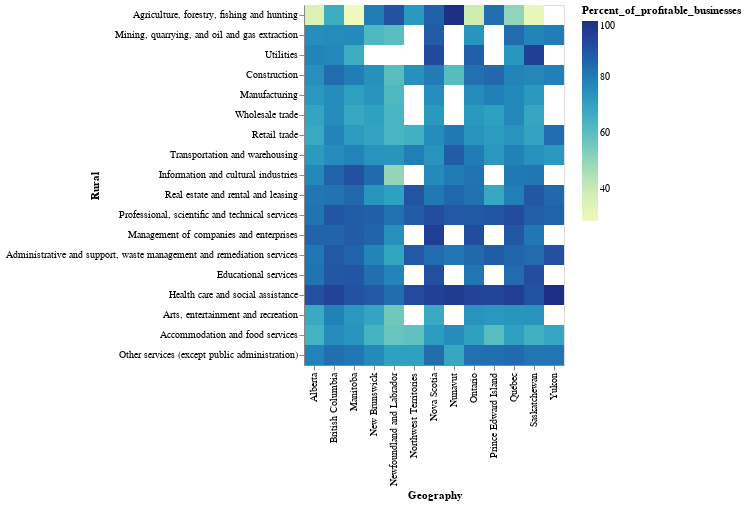

This figure's notebook cell:
### Code cell
top_ind_sb_profpct_Geo_rural= (alt.Chart(
    sb_2019_revenue_tab7_ind_Geo[sb_2019_revenue_tab7_ind_Geo['Location_indicator_-_code']==1])
.mark_rect().encode(
 x='Geography:O',
 y=alt.Y('North_American_Industry_Classification_System_NAICS', title='Rural', sort='-x'),
 color='Percent_of_profitable_businesses:Q',size='Percent_of_profitable_businesses'
)
)

top_ind_sb_profpct_Geo_urban= (alt.Chart(
    sb_2019_revenue_tab7_ind_Geo[sb_2019_revenue_tab7_ind_Geo['Location_indicator_-_code']==2])
.mark_rect().encode(
 x='Geography:O',
 y=alt.Y('North_American_Industry_Classification_System_NAICS', title='Urban', sort='-x'),
 color='Percent_of_profitable_businesses:Q', size='Percent_of_profitable_businesses'
)
)

top_ind_sb_profpct_Geo_rural.configure_axis(labelLimit=1000)

### Figure 1 — Vega-Lite specification as saved in the notebook (floating-point values rounded to 4 significant figures; data arrays with more than 128 entries replaced by an {"elided": "..."} marker saying what was removed)
{"config": {"view": {"continuousWidth": 400, "continuousHeight": 300}, "axis": {"labelLimit": 1000}}, "data": {"name": "data-8f8c60141b4c1ff5ccdc07385eac764a"}, "mark": "rect", "encoding": {"color": {"type": "quantitative", "field": "Percent_of_profitable_businesses"}, "size": {"type": "quantitative", "field": "Percent_of_profitable_businesses"}, "x": {"type": "ordinal", "field": "Geography"}, "y": {"type": "nominal", "field": "North_American_Industry_Classification_System_NAICS", "sort": "-x", "title": "Rural"}}, "$schema": "https://vega.github.io/schema/vega-lite/v4.8.1.json", "datasets": {"data-8f8c60141b4c1ff5ccdc07385eac764a": {"elided": "234 records"}}}
